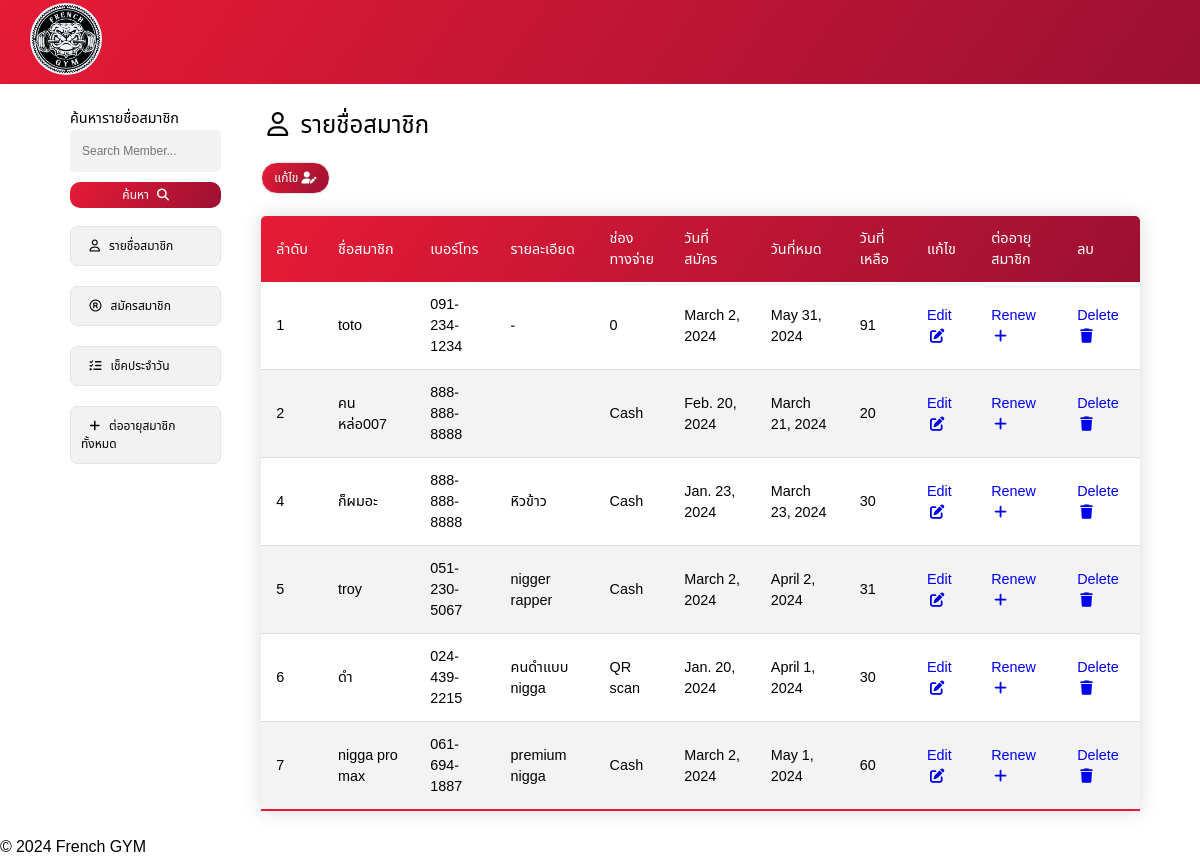
The app's page /, older data.
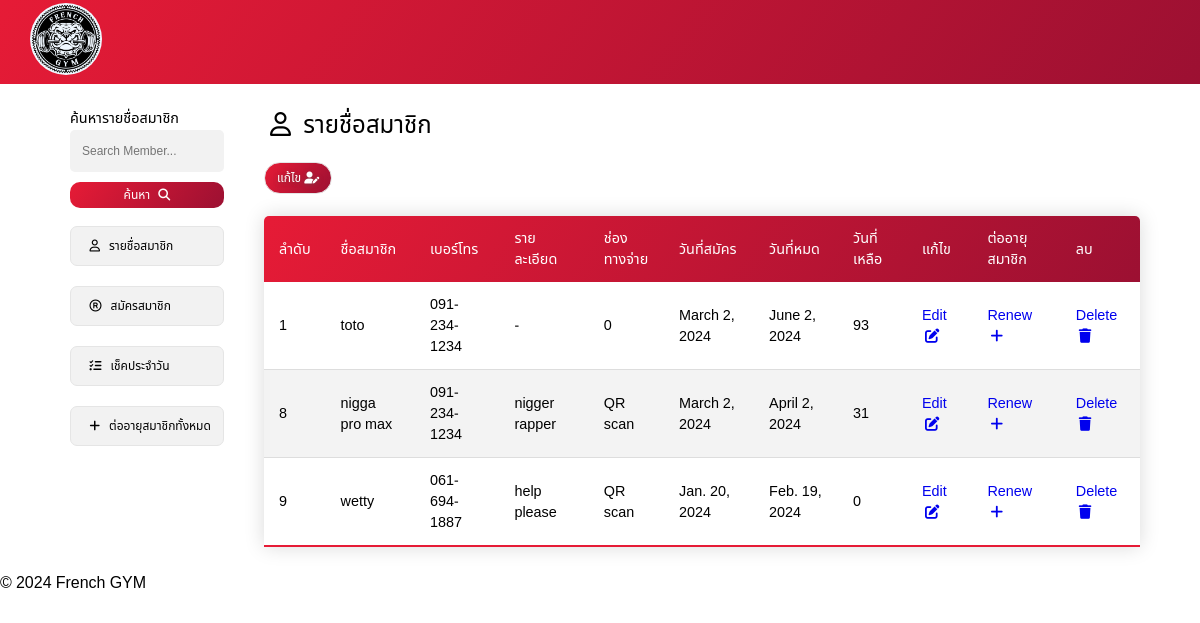
The same page, newer data.
### membership/models.py (models this page shows, shortened)
class Register(models.Model):
    reg_id = models.AutoField(primary_key=True)
    name = models.CharField(max_length=100)
    tel = models.CharField(max_length=20)
    des = models.TextField()
    pay = models.CharField(max_length=20)
    current_time = models.CharField(max_length=20)
    start_date = models.DateField()
    end_date = models.DateField()
    remain_day = models.IntegerField()

### membership/views.py (the view)
# urls.py: 2. Add a URL to urlpatterns:  path('', views.home, name='home')
def home(req):
    obj = Register.objects.all()
    return render(req, 'home.html', { 'Register': obj })

### membership/templates/home.html (shortened to what this page needs)
{% load static %}
<!DOCTYPE html>
<html lang="en">
<head>
    <link rel="stylesheet" href="{% static 'css/style.css' %}">
    <link rel="stylesheet" href="https://cdnjs.cloudflare.com/ajax/libs/font-awesome/6.5.1/css/all.min.css" />
</head>
<body>
    <nav>
        <div class="logo">
            <a href="/">
                <img src="{% static 'images/logo.png'%}" alt="">
            </a>
        </div>
    </nav>
    <div class="container">
        <div class="sidebar">
            <form action="/search_results/" method="GET">
                <div class="box-search">
                    <label class="title-search" for="search">ค้นหารายชื่อสมาชิก</label>
                    <input type="text" class="member-search" name="q" placeholder="Search Member..." required>
                    <button type="submit" class="button-search">ค้นหา
                        <i class="fas fa-magnifying-glass" style="margin-left: 5px;"></i>
                    </button>
                </div>
            </form>
            <a href="/" class="sidebar-menus">
                <i class="fa-regular fa-user"></i>
                รายชื่อสมาชิก
            </a>
            <a href="/form/" class="sidebar-menus">
                <i class="fa-regular fa-registered"></i>
                สมัครสมาชิก
            </a>
            <a href="/check/" class="sidebar-menus">
                <i class="fas fa-list-check"></i>
                เช็คประจำวัน
            </a>
            <a href="/extend/" class="sidebar-menus">
                <i class="fas fa-plus"></i>
                ต่ออายุสมาชิกทั้งหมด
            </a>
        </div>
        <div class="main-content">
            <div class="title-head">
                <h1 class="text-head">
                    <i class="fa-regular fa-user"></i>
                    รายชื่อสมาชิก
                </h1>
                <label for="toggleColumns">
                    <span>แก้ไข
                        <i class="fas fa-user-pen"></i>
                    </span>
                </label>
            </div>
            <table id="membersTable" class="table" >
                <thead>
                    <tr>
                        <th>ลำดับ</th>
                        <th>ชื่อสมาชิก</th>
                        <th>เบอร์โทร</th>
                        <th>รายละเอียด</th>
                        <th>ช่องทางจ่าย</th>
                        <th>วันที่สมัคร</th>
                        <th>วันที่หมด</th>
                        <th>วันที่เหลือ</th>
                        <th>แก้ไข</th>
                        <th>ต่ออายุสมาชิก</th>
                        <th>ลบ</th>
                    </tr>
                </thead>
                <tbody>
                    {% for i in Register %}
                    <tr>
                        <td>{{ i.reg_id }}</td>
                        <td>{{ i.name }}</td>
                        <td>{{ i.tel }}</td>
                        <td>{{ i.des }}</td>
                        <td>{{ i.pay }}</td>
                        <td>{{ i.start_date }}</td>
                        <td>{{ i.end_date }}</td>
                        <td>{{ i.remain_day }}</td>
                        <td><a href="/edit/{{ i.reg_id }}" class="button-edit">Edit
                            <i class="fas fa-pen-to-square"></i>
                        </a>
                        <td><a href="/remain/{{ i.reg_id }}" class="button-edit">Renew
                            <i class="fas fa-plus"></i>
                        </a>
                        </td>
                        <td><a href="/delete/{{i.reg_id}}" class="button-edit">Delete
                            <i class="fas fa-trash"></i>
                        </a>
                        </td>
                    </tr>
                    {% endfor %}
                </tbody>
            </table>
        </div>
    </div>
    <br>
</body>
<footer>
    <p>© 2024 French GYM</p>
</footer>
</html>

### static/css/style.css (style rules this page uses)
* { margin: 0; padding: 0; box-sizing: border-box; font-family: "Noto Sans", sans-serif; font-family: "Noto Sans Thai", sans-serif; font-optical-sizing: auto; font-weight: 500; font-style: normal; font-variation-settings: "wdth" 100; text-decoration: none; }
nav { display: flex; justify-content: space-between; padding: 10px; height: 7vw; width: 100%; background: linear-gradient(125deg,#e61b36, #9c1032); align-items: center; }
.logo a img { width: 6vw; object-fit: contain; background-color: aliceblue; border-radius: 50%; margin-left: 20px; }
.container { margin: 0 auto; width: 90vw; display: flex; }
.sidebar { width: 20%; padding: 10px; display: flex; flex-direction: column; min-width: 20vh; }
.member-search { border: none; padding: 10px; border-radius: 5px; background: #f2f2f2; transition: 0.3s; width: 100%; font-size: 1vw; border: 2px solid transparent; outline: none; }
.sidebar-menus { background: #f2f2f2; margin-bottom: 20px; padding: 10px; border-radius: 7px; border: 1px solid #e5e5e5; color: #000; transition: 300ms; font-size: 1vw; }
.sidebar-menus i { margin-left: 0.70vw; margin-right: 0.5vw; }
.main-content { margin-left: 2.5vw; }
.table { border-collapse: collapse; font-size: 0.9em; min-width: 400px; border-radius: 5px 5px 0 0; overflow: hidden; box-shadow: 0 0 20px rgba(0, 0, 0, 0.15); margin-top: 1.25vw; }
.table td i { margin-left: 0.25vw; }
.table thead tr { background: linear-gradient(125deg,#e61b36, #9c1032); color: #ffffff; text-align: left; font-weight: bold; }
.table th, .table td { padding: 12px 15px; }
.table tbody tr { border-bottom: 1px solid #dddddd; }
.table tbody tr:nth-of-type(even) { background-color: #f3f3f3; }
.table tbody tr:last-of-type { border-bottom: 2px solid #e61b36; }
.title-head h1 { font-size: 2vw; margin: 2vw 0 1.5vw 0.5vw; }
.title-head h1 i { margin-right: 0.5vw; }
.button-search { height: 2.2vw; width: 100%; color: #fff; background: linear-gradient(125deg, #e61b36, #9c1032); border-radius: 10px; border: none; transition: 0.5ms; font-size: 1vw; }
.box-search label { font-size: 1.2vw; font-weight: 500; position: relative; margin-bottom: 20px; }
.box-search { margin-top: 1vw; margin-bottom: 1.5vw; }
.box-search input ,.box-search label { margin-bottom: 10px; }
.text-head { margin-bottom: 15px; }
.title-head label { cursor: pointer; transition: 0.3; }
.title-head label span { position: relative; display: inline-block; background: #f2f2f2; padding: 0.5vw 1vw; color: #555; text-shadow: 0 1px 4px rgba(88, 78, 78, 0.5); border-radius: 25px; border: 1px solid #e5e5e5; font-size: 1vw; transition: 0.5s; user-select: none; overflow: hidden; }
.title-head label input[type="checkbox"]:checked ~ span { background: linear-gradient(125deg,#e61b36, #9c1032); color: #ffffff; }

Row changes from the older to the newer data that the page shows:
removed Register: reg_id "2", name "คนหล่อ007", tel "888-888-8888", pay "Cash", start_date "Feb. 20, 2024", end_date "March 21, 2024", remain_day "20"
removed Register: reg_id "4", name "ก็ผมอะ", tel "888-888-8888", des "หิวข้าว", pay "Cash", start_date "Jan. 23, 2024", end_date "March 23, 2024", remain_day "30"
removed Register: reg_id "5", name "troy", tel "051-230-5067", des "nigger rapper", pay "Cash", start_date "March 2, 2024", end_date "April 2, 2024", remain_day "31"
removed Register: reg_id "6", name "ดำ", tel "024-439-2215", des "คนดำแบบ nigga", pay "QR scan", start_date "Jan. 20, 2024", end_date "April 1, 2024", remain_day "30"
removed Register: reg_id "7", name "nigga pro max", tel "061-694-1887", des "premium nigga", pay "Cash", start_date "March 2, 2024", end_date "May 1, 2024", remain_day "60"
changed Register "toto": end_date "May 31, 2024" → "June 2, 2024"; remain_day "91" → "93"
added Register: reg_id "8", name "nigga pro max", tel "091-234-1234", des "nigger rapper", pay "QR scan", start_date "March 2, 2024", end_date "April 2, 2024", remain_day "31"
added Register: reg_id "9", name "wetty", tel "061-694-1887", des "help please", pay "QR scan", start_date "Jan. 20, 2024", end_date "Feb. 19, 2024", remain_day "0"
